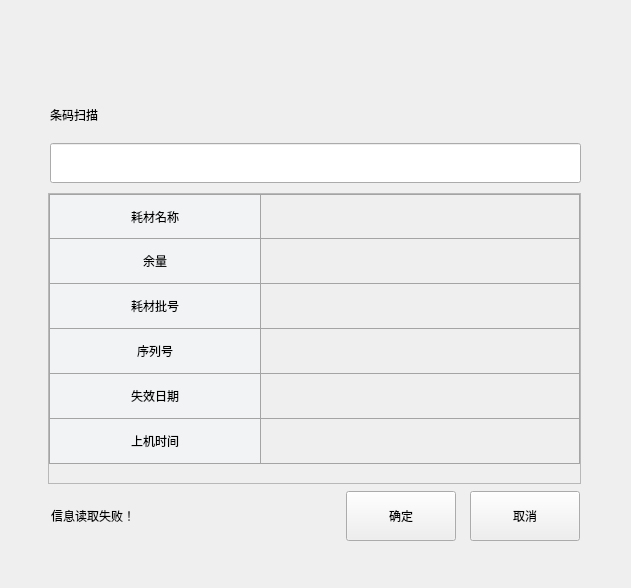
<?xml version="1.0" encoding="UTF-8"?>
<ui version="4.0">
 <class>ImAddReactCupDlg</class>
 <widget class="BaseDlg" name="ImAddReactCupDlg">
  <property name="geometry">
   <rect>
    <x>0</x>
    <y>0</y>
    <width>631</width>
    <height>588</height>
   </rect>
  </property>
  <property name="windowTitle">
   <string>ImAddReactCupDlg</string>
  </property>
  <widget class="QPushButton" name="OkBtn">
   <property name="geometry">
    <rect>
     <x>346</x>
     <y>491</y>
     <width>110</width>
     <height>50</height>
    </rect>
   </property>
   <property name="text">
    <string>确定</string>
   </property>
   <property name="buttons" stdset="0">
    <string>btn_dlg</string>
   </property>
  </widget>
  <widget class="QPushButton" name="CancelBtn">
   <property name="geometry">
    <rect>
     <x>470</x>
     <y>491</y>
     <width>110</width>
     <height>50</height>
    </rect>
   </property>
   <property name="text">
    <string>取消</string>
   </property>
   <property name="buttons" stdset="0">
    <string>btn_dlg</string>
   </property>
  </widget>
  <widget class="QLabel" name="BarcodeScanLab">
   <property name="geometry">
    <rect>
     <x>50</x>
     <y>95</y>
     <width>531</width>
     <height>40</height>
    </rect>
   </property>
   <property name="text">
    <string>条码扫描</string>
   </property>
  </widget>
  <widget class="QLineEdit" name="BarcodeInputEdit">
   <property name="geometry">
    <rect>
     <x>50</x>
     <y>143</y>
     <width>531</width>
     <height>40</height>
    </rect>
   </property>
   <property name="echoMode">
    <enum>QLineEdit::Password</enum>
   </property>
  </widget>
  <widget class="QLabel" name="ScanRltTipLab">
   <property name="geometry">
    <rect>
     <x>51</x>
     <y>491</y>
     <width>261</width>
     <height>50</height>
    </rect>
   </property>
   <property name="text">
    <string>信息读取失败！</string>
   </property>
  </widget>
  <widget class="QFrame" name="ScanRltFrame">
   <property name="geometry">
    <rect>
     <x>48</x>
     <y>193</y>
     <width>533</width>
     <height>291</height>
    </rect>
   </property>
   <property name="minimumSize">
    <size>
     <width>533</width>
     <height>266</height>
    </size>
   </property>
   <property name="maximumSize">
    <size>
     <width>533</width>
     <height>500</height>
    </size>
   </property>
   <property name="styleSheet">
    <string notr="true">QLabel
{
border:1px solid #a4a4a4;
}</string>
   </property>
   <property name="frameShape">
    <enum>QFrame::StyledPanel</enum>
   </property>
   <property name="frameShadow">
    <enum>QFrame::Raised</enum>
   </property>
   <property name="lineWidth">
    <number>1</number>
   </property>
   <layout class="QGridLayout" name="gridLayout" rowstretch="0,0,0,0,0,0,1" columnstretch="2,3">
    <property name="leftMargin">
     <number>0</number>
    </property>
    <property name="topMargin">
     <number>0</number>
    </property>
    <property name="rightMargin">
     <number>0</number>
    </property>
    <property name="bottomMargin">
     <number>0</number>
    </property>
    <property name="spacing">
     <number>0</number>
    </property>
    <item row="5" column="1">
     <widget class="QLabel" name="RegisterTimeValLab">
      <property name="minimumSize">
       <size>
        <width>0</width>
        <height>45</height>
       </size>
      </property>
      <property name="maximumSize">
       <size>
        <width>16777215</width>
        <height>45</height>
       </size>
      </property>
      <property name="styleSheet">
       <string notr="true">border-left:none;
border-top:none;
padding-left:32px;</string>
      </property>
      <property name="text">
       <string/>
      </property>
      <property name="alignment">
       <set>Qt::AlignLeading|Qt::AlignLeft|Qt::AlignVCenter</set>
      </property>
     </widget>
    </item>
    <item row="1" column="1">
     <widget class="QLabel" name="ResidualValLab">
      <property name="minimumSize">
       <size>
        <width>0</width>
        <height>45</height>
       </size>
      </property>
      <property name="maximumSize">
       <size>
        <width>16777215</width>
        <height>45</height>
       </size>
      </property>
      <property name="styleSheet">
       <string notr="true">border-left:none;
border-top:none;
padding-left:32px;</string>
      </property>
      <property name="text">
       <string/>
      </property>
      <property name="alignment">
       <set>Qt::AlignLeading|Qt::AlignLeft|Qt::AlignVCenter</set>
      </property>
     </widget>
    </item>
    <item row="4" column="0">
     <widget class="QLabel" name="ExpDateLab">
      <property name="minimumSize">
       <size>
        <width>0</width>
        <height>45</height>
       </size>
      </property>
      <property name="maximumSize">
       <size>
        <width>16777215</width>
        <height>45</height>
       </size>
      </property>
      <property name="styleSheet">
       <string notr="true">background:#f1f3f5;
border-top:none;</string>
      </property>
      <property name="text">
       <string>失效日期</string>
      </property>
      <property name="alignment">
       <set>Qt::AlignCenter</set>
      </property>
     </widget>
    </item>
    <item row="4" column="1">
     <widget class="QLabel" name="ExpDateValLab">
      <property name="minimumSize">
       <size>
        <width>0</width>
        <height>45</height>
       </size>
      </property>
      <property name="maximumSize">
       <size>
        <width>16777215</width>
        <height>45</height>
       </size>
      </property>
      <property name="styleSheet">
       <string notr="true">border-left:none;
border-top:none;
padding-left:32px;</string>
      </property>
      <property name="text">
       <string/>
      </property>
      <property name="alignment">
       <set>Qt::AlignLeading|Qt::AlignLeft|Qt::AlignVCenter</set>
      </property>
     </widget>
    </item>
    <item row="0" column="0">
     <widget class="QLabel" name="SplNameLab">
      <property name="minimumSize">
       <size>
        <width>0</width>
        <height>45</height>
       </size>
      </property>
      <property name="maximumSize">
       <size>
        <width>16777215</width>
        <height>45</height>
       </size>
      </property>
      <property name="styleSheet">
       <string notr="true">background:#f1f3f5;</string>
      </property>
      <property name="text">
       <string>耗材名称</string>
      </property>
      <property name="alignment">
       <set>Qt::AlignCenter</set>
      </property>
     </widget>
    </item>
    <item row="0" column="1">
     <widget class="QLabel" name="SplNameValLab">
      <property name="minimumSize">
       <size>
        <width>0</width>
        <height>45</height>
       </size>
      </property>
      <property name="maximumSize">
       <size>
        <width>16777215</width>
        <height>45</height>
       </size>
      </property>
      <property name="styleSheet">
       <string notr="true">border-left:none;
padding-left:32px;</string>
      </property>
      <property name="text">
       <string/>
      </property>
      <property name="alignment">
       <set>Qt::AlignLeading|Qt::AlignLeft|Qt::AlignVCenter</set>
      </property>
     </widget>
    </item>
    <item row="3" column="0">
     <widget class="QLabel" name="SplSnLab">
      <property name="minimumSize">
       <size>
        <width>0</width>
        <height>45</height>
       </size>
      </property>
      <property name="maximumSize">
       <size>
        <width>16777215</width>
        <height>45</height>
       </size>
      </property>
      <property name="styleSheet">
       <string notr="true">background:#f1f3f5;
border-top:none;</string>
      </property>
      <property name="text">
       <string>序列号</string>
      </property>
      <property name="alignment">
       <set>Qt::AlignCenter</set>
      </property>
     </widget>
    </item>
    <item row="5" column="0">
     <widget class="QLabel" name="RegisterTimeLab">
      <property name="minimumSize">
       <size>
        <width>0</width>
        <height>45</height>
       </size>
      </property>
      <property name="maximumSize">
       <size>
        <width>16777215</width>
        <height>45</height>
       </size>
      </property>
      <property name="styleSheet">
       <string notr="true">background:#f1f3f5;
border-top:none;</string>
      </property>
      <property name="text">
       <string>上机时间</string>
      </property>
      <property name="alignment">
       <set>Qt::AlignCenter</set>
      </property>
     </widget>
    </item>
    <item row="2" column="1">
     <widget class="QLabel" name="SplLotValLab">
      <property name="minimumSize">
       <size>
        <width>0</width>
        <height>45</height>
       </size>
      </property>
      <property name="maximumSize">
       <size>
        <width>16777215</width>
        <height>45</height>
       </size>
      </property>
      <property name="styleSheet">
       <string notr="true">border-left:none;
border-top:none;
padding-left:32px;</string>
      </property>
      <property name="text">
       <string/>
      </property>
      <property name="alignment">
       <set>Qt::AlignLeading|Qt::AlignLeft|Qt::AlignVCenter</set>
      </property>
     </widget>
    </item>
    <item row="1" column="0">
     <widget class="QLabel" name="ResidualLab">
      <property name="minimumSize">
       <size>
        <width>0</width>
        <height>45</height>
       </size>
      </property>
      <property name="maximumSize">
       <size>
        <width>16777215</width>
        <height>45</height>
       </size>
      </property>
      <property name="styleSheet">
       <string notr="true">background:#f1f3f5;
border-top:none;</string>
      </property>
      <property name="text">
       <string>余量</string>
      </property>
      <property name="alignment">
       <set>Qt::AlignCenter</set>
      </property>
     </widget>
    </item>
    <item row="2" column="0">
     <widget class="QLabel" name="SplLotLab">
      <property name="minimumSize">
       <size>
        <width>0</width>
        <height>45</height>
       </size>
      </property>
      <property name="maximumSize">
       <size>
        <width>16777215</width>
        <height>45</height>
       </size>
      </property>
      <property name="styleSheet">
       <string notr="true">background:#f1f3f5;
border-top:none;</string>
      </property>
      <property name="text">
       <string>耗材批号</string>
      </property>
      <property name="alignment">
       <set>Qt::AlignCenter</set>
      </property>
     </widget>
    </item>
    <item row="3" column="1">
     <widget class="QLabel" name="SplSnValLab">
      <property name="minimumSize">
       <size>
        <width>0</width>
        <height>45</height>
       </size>
      </property>
      <property name="maximumSize">
       <size>
        <width>16777215</width>
        <height>45</height>
       </size>
      </property>
      <property name="styleSheet">
       <string notr="true">border-left:none;
border-top:none;
padding-left:32px;</string>
      </property>
      <property name="text">
       <string/>
      </property>
      <property name="alignment">
       <set>Qt::AlignLeading|Qt::AlignLeft|Qt::AlignVCenter</set>
      </property>
     </widget>
    </item>
    <item row="6" column="0">
     <spacer name="verticalSpacer">
      <property name="orientation">
       <enum>Qt::Vertical</enum>
      </property>
      <property name="sizeHint" stdset="0">
       <size>
        <width>20</width>
        <height>40</height>
       </size>
      </property>
     </spacer>
    </item>
   </layout>
  </widget>
 </widget>
 <layoutdefault spacing="6" margin="11"/>
 <customwidgets>
  <customwidget>
   <class>BaseDlg</class>
   <extends>QWidget</extends>
   <header>basedlg.h</header>
   <container>1</container>
  </customwidget>
 </customwidgets>
 <resources/>
 <connections/>
</ui>
